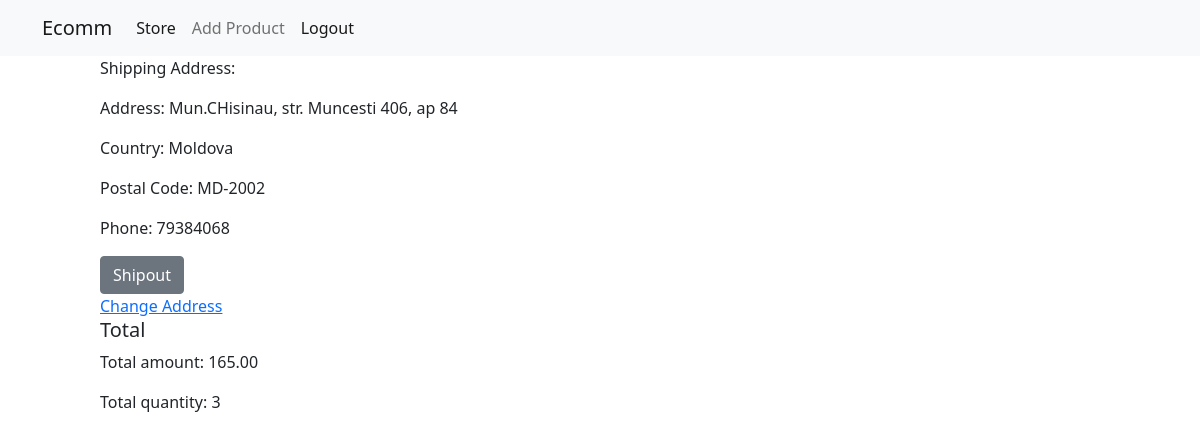
The app's page /checkout/7 (signed in), older data.
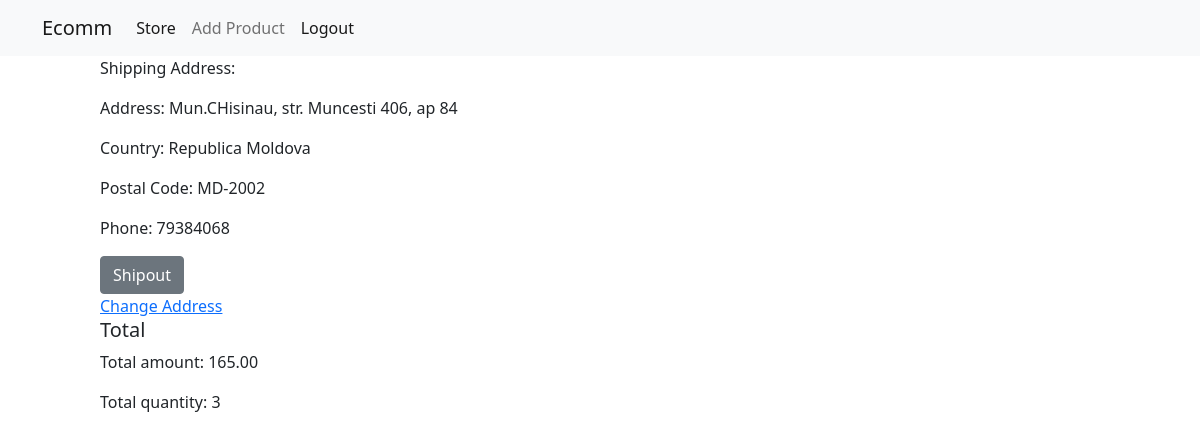
The same page, newer data.
### products/models.py (models this page shows, shortened)
class ShippingAddress(models.Model):
    customer = models.ForeignKey(Profile, on_delete=models.SET_NULL, null=True, blank=True)
    address = models.CharField(max_length=150)
    country = models.CharField(max_length=150)
    postal_code = models.CharField(max_length=150)
    phone = models.CharField(max_length=150)

### products/views.py (the view, shortened to what this page needs)
# urls.py: path('checkout/<str:pk>', views.chekout, name='checkout'),
def chekout(request, pk):
    customer = request.user.profile
    shippingAddress = ShippingAddress.objects.filter(customer=customer).first()
    order = Order.objects.get(id=pk)
    form = CompleteOrder(instance=order)
    return render(request,'products/checkout.html', {'shippingAddress':shippingAddress, 'order':order})

### products/models.py (called while the page is built)
    @property
    def get_price_total(self):
        orderitems = self.order_items.all()
        total_orderitem = sum([item.get_total for item in orderitems])
        return total_orderitem

    @property
    def get_qty_total(self):
        orderitems = self.order_items.all()
        total_qty = sum([item.quantity for item in orderitems])
        return total_qty

    @property
    def get_total(self):
        total = self.product.price * self.quantity
        return total

### products/templates/products/checkout.html (shortened to what this page needs)
{%extends 'main.html'%}
{%block content%}
    {%if shippingAddress%}
        <p>Shipping Address:</p>
        <p>Address: {{shippingAddress.address}}</p>
        <p>Country: {{shippingAddress.country}}</p>
        <p>Postal Code: {{shippingAddress.postal_code}}</p>
        <p>Phone: {{shippingAddress.phone}}</p>
        <form action="{%url 'checkout' order.id%}" method="POST">
            <button type="submit" class="btn btn-secondary" method="POST">Shipout</button>
        </form>
    {%else%}
        <a href="{%url 'add-shippingAddress'%}">Add Shipping Address</a>
    {%endif%}
    <a href="{%url 'update_shippingAddress' shippingAddress.id %}">Change Address</a>
    <h5>Total</h5>
    <p>Total amount: {{order.get_price_total}}</p>
    <p>Total quantity: {{order.get_qty_total}}</p>
{%endblock%}

Row changes from the older to the newer data that the page shows:
changed ShippingAddress "Mun.CHisinau, str. Muncesti 406, ap 84": country "Moldova" → "Republica Moldova"
